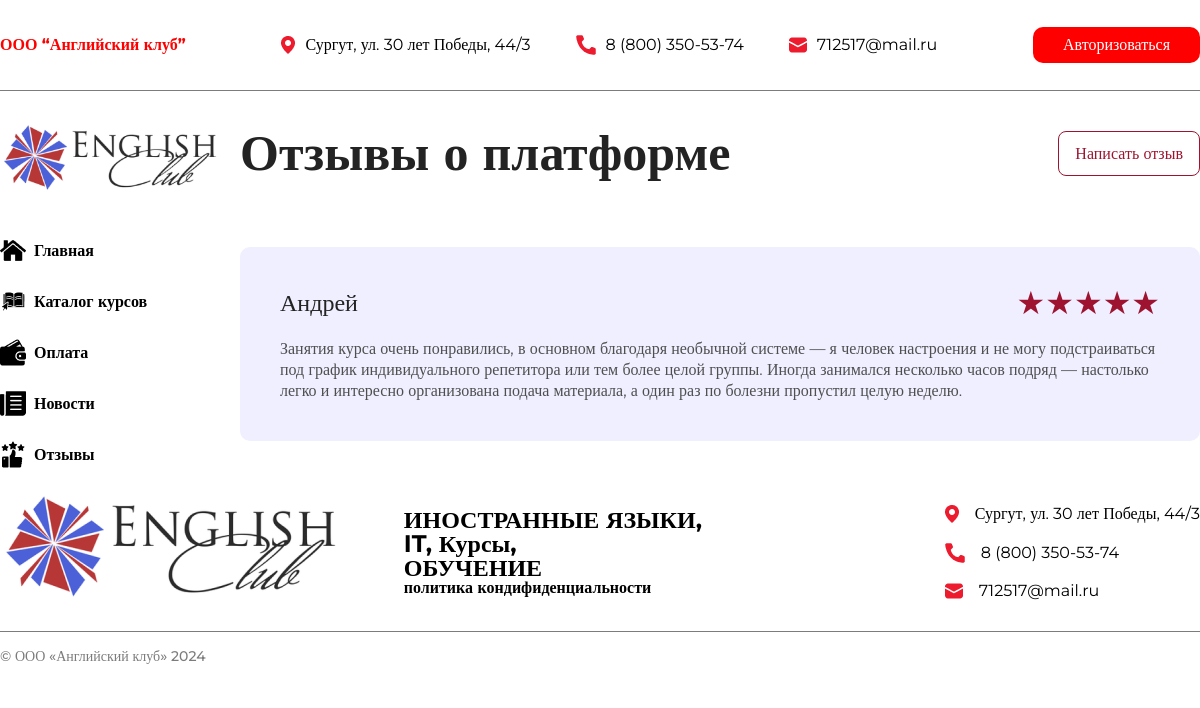
The app's page /reviews with its own data.
### tables this page shows
CREATE TABLE `review` (
  `id` int(11) NOT NULL,
  `name` varchar(64) NOT NULL,
  `mark` int(11) NOT NULL,
  `description` text NOT NULL,
  `course_id` int(11) DEFAULT NULL
);

### pages/reviews.php (the view, shortened to what this page needs)
<?php
    include 'scripts/php/connect.php';
?>
<!DOCTYPE html>
<html lang="en">
<head>
    <link rel="stylesheet" href="../assets/css/reset.css">
    <link rel="stylesheet" href="../assets/css/style.css">
    <link rel="stylesheet" href="../assets/css/reviews.css">
</head>
<body>
    <?php include 'components/header.php';?>
    <main class="_container">
        <?php include 'components/navigation.php';?>
        <div class="main">
            <section class="reviews__header">
                <h2>Отзывы о платформе</h2>
                <button id="openModalBtn">Написать отзыв</button>
            </section>
            <?php
                $result = $conn -> query("select * from review where course_id IS NULL");
                if($result -> num_rows > 0) {
                    while($row = $result -> fetch_assoc()) {
            ?>
            <div class="reviews__block">
                <div class="reviews__block__header">
                    <span><?= $row['name']?></span>
                    <div class="mark">
                        <?php
                            for ($mark=0; $mark < $row['mark']; $mark++) {
                                echo '&#9733;';
                            }
                        ?>
                    </div>
                </div>
                <p><?= $row['description']?></p>
            </div>
            <?php } }?>
        </div>
    </main>
    <?php include 'components/footer.php';?>
</body>
</html>

### assets/css/style.css (style rules this page uses)
:root { --h2-color: #232323; --h2-size: 3.125rem; --h2-weight: bold; --h2-family: Montserrat; --button-on-page: #9E1430; }
._container { margin: 0 auto; max-width: 90rem; }
main { display: grid; grid-template-columns: 20% 80%; }
h2 { font-size: var(--h2-size); color: var(--h2-color); font-weight: var(--h2-weight); font-family: var(--h2-family); line-height: 1.2; }
.mark { color: #9E1430; font-size: 2rem; }
.reviews__block__header { font-size: 1.5rem; display: flex; justify-content: space-between; font-family: Montserrat; align-items: center; color: #232323; margin-bottom: 1.25rem; }
.reviews__block p { font-family: Montserrat; font-size: 1rem; color: #4F4F4F; line-height: 1.3; }

### assets/css/reviews.css (style rules this page uses)
.reviews__header { display: flex; justify-content: space-between; align-items: center; margin-bottom: 4rem; }
.reviews__header button { padding: .75rem 1rem; color: #9E1430; border: 1px solid #9E1430; background: none; border-radius: .5rem; font-family: Montserrat; cursor: pointer; font-size: 1rem; }
.reviews__block { padding: 40px; background: #EFEFFF; border-radius: 10px; }
.reviews__block { margin-bottom: 2rem; }

### records on screen
review: name "Андрей", description "Занятия курса очень понравились, в основном благодаря необычной системе — я человек настроения и не могу подстраиваться под график индивидуального репетитора или тем более целой группы. Иногда занимался несколько часов подряд — настолько легко и интересно организована подача материала, а один раз по болезни пропустил целую неделю."
